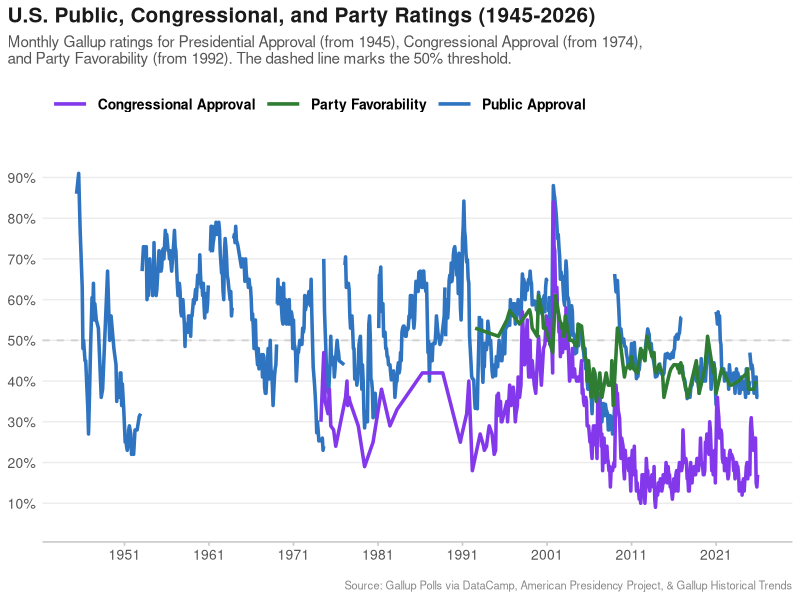

Write the R code that produced this figure.
## ---- chunk 1
#| message: false
#| echo: false
#| fig-height: 6
#| fig-width: 10

library(tidyverse)

# Load monthly presidential approval data (1945–2026)
monthly_data <- read_csv("data/presidential_approval_by_month.csv", show_col_types = FALSE)

# Load congressional approval data (1974–2025)
congress_data <- read_csv("data/congressional_approval_by_month.csv", show_col_types = FALSE)

# Load party favorability data (1992–2025)
party_data <- read_csv("data/party_favorability_by_month.csv", show_col_types = FALSE)

# Single time series styled with clean Axios aesthetic
ggplot() +
  geom_hline(yintercept = 50, linetype = "dashed", color = "#D0D0D0", linewidth = 0.6) +
  geom_line(data = monthly_data, aes(x = year_month, y = approval, color = "Public Approval", group = president), linewidth = 1.2) +
  geom_line(data = congress_data, aes(x = year_month, y = approval, color = "Congressional Approval"), linewidth = 1.2) +
  geom_line(data = party_data, aes(x = year_month, y = favorability, color = "Party Favorability"), linewidth = 1.2) +
  scale_color_manual(
    name = NULL,
    values = c(
      "Public Approval" = "#2E74C0",
      "Congressional Approval" = "#8338EC",
      "Party Favorability" = "#2E7D32"
    )
  ) +
  scale_y_continuous(
    breaks = seq(10, 90, by = 10),
    labels = \(y) paste0(y, "%"),
    limits = c(5, 95)
  ) +
  scale_x_date(date_breaks = "10 years", date_labels = "%Y") +
  labs(
    title = "U.S. Public, Congressional, and Party Ratings (1945-2026)",
    subtitle = "Monthly Gallup ratings for Presidential Approval (from 1945), Congressional Approval (from 1974),\nand Party Favorability (from 1992). The dashed line marks the 50% threshold.",
    x = NULL,
    y = NULL,
    caption = "Source: Gallup Polls via DataCamp, American Presidency Project, & Gallup Historical Trends"
  ) +
  theme_minimal(base_size = 11) +
  theme(
    plot.title.position = "plot",
    plot.title = element_text(face = "bold", size = 15, color = "#1a1a1a"),
    plot.subtitle = element_text(size = 11, color = "#555555", margin = margin(b = 12)),
    legend.position = "top",
    legend.justification = "left",
    legend.text = element_text(size = 10, face = "bold"),
    legend.key.width = unit(2, "lines"),
    panel.grid.major.y = element_line(color = "#ECECEC", linewidth = 0.5),
    panel.grid.major.x = element_blank(),
    panel.grid.minor = element_blank(),
    axis.line.x = element_line(color = "#CCCCCC", linewidth = 0.6),
    axis.ticks.x = element_line(color = "#CCCCCC", linewidth = 0.6),
    axis.text = element_text(color = "#555555", size = 10),
    plot.caption = element_text(color = "#888888", size = 8, margin = margin(t = 12))
  )
